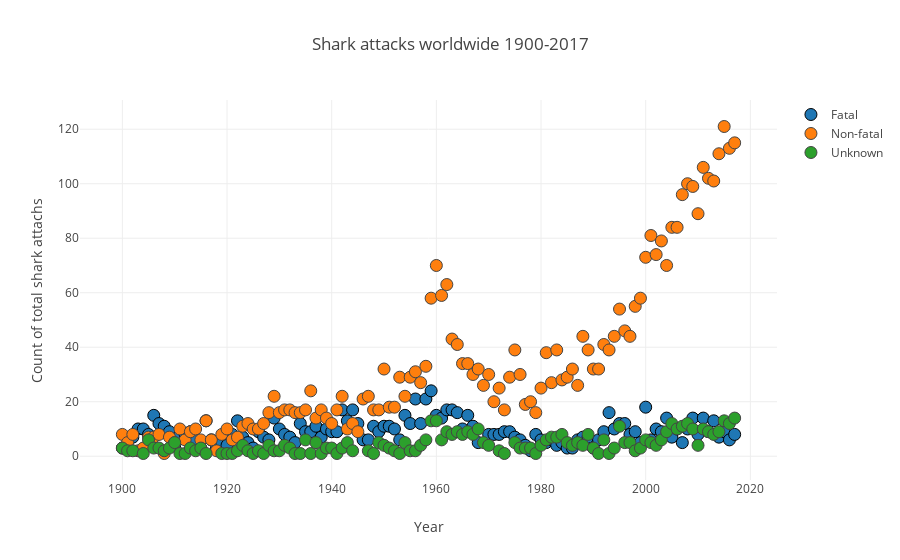

Notebook code for this chart:
### Code cell
fatal = go.Scatter(
    x = scatter.index,
    y = scatter['Fatal'],
    name = 'Fatal',
    mode = 'markers',
    marker = dict(
        size = 12,
        line = dict(
            width = 1,
            color = 'rgb(0, 0, 0)'
        )
    )
)

nonfatal = go.Scatter(
    x = scatter.index,
    y = scatter['Non-Fatal'],
    name = 'Non-fatal',
    mode = 'markers',
    marker = dict(
        size = 12,
        line = dict(
            width = 1,
        )
    )
)
fatality_na = go.Scatter(
    x = scatter.index,
    y = scatter['Unknown'],
    name = 'Unknown',
    mode = 'markers',
    marker = dict(
        size = 12,
        line = dict(
            width = 1,
        )
    )
)

data = [fatal, nonfatal, fatality_na]

layout = dict(title = 'Shark attacks worldwide 1900-2017',
              yaxis = dict(zeroline = False, title='Count of total shark attachs'),
              xaxis = dict(zeroline = False, title='Year')
             )

fig = go.Figure(data=data, layout=layout)
iplot(fig, filename = "Shark attacks scatter plot")

# plotly.offline.plot(data, filename='file.html') # creates html
# plotly.offline.plot(data, include_plotlyjs=False, output_type='div') # for jinja2 embeding

### Figure 1 — Plotly figure (JSON) as saved in the notebook; plotly's stock layout.template omitted (floating-point values rounded to 4 significant figures)
{"data": [{"marker": {"line": {"color": "rgb(0, 0, 0)", "width": 1}, "size": 12}, "mode": "markers", "name": "Fatal", "type": "scatter", "uid": "2a5622f6-a2c6-47c2-bd97-fd914d3e0457", "x": ["1900", "1901", "1902", "1903", "1904", "1905", "1906", "1907", "1908", "1909", "1910", "1911", "1912", "1913", "1914", "1915", "1916", "1917", "1918", "1919", "1920", "1921", "1922", "1923", "1924", "1925", "1926", "1927", "1928", "1929", "1930", "1931", "1932", "1933", "1934", "1935", "1936", "1937", "1938", "1939", "1940", "1941", "1942", "1943", "1944", "1945", "1946", "1947", "1948", "1949", "1950", "1951", "1952", "1953", "1954", "1955", "1956", "1957", "1958", "1959", "1960", "1961", "1962", "1963", "1964", "1965", "1966", "1967", "1968", "1969", "1970", "1971", "1972", "1973", "1974", "1975", "1976", "1977", "1978", "1979", "1980", "1981", "1982", "1983", "1984", "1985", "1986", "1987", "1988", "1989", "1990", "1991", "1992", "1993", "1994", "1995", "1996", "1997", "1998", "1999", "2000", "2001", "2002", "2003", "2004", "2005", "2006", "2007", "2008", "2009", "2010", "2011", "2012", "2013", "2014", "2015", "2016", "2017"], "y": [3, 3, 7, 10, 10, 8, 15, 12, 11, 9, 4, 8, 8, 9, 6, 3, 13, 6, 3, 5, 4, 8, 13, 7, 5, 3, 9, 7, 6, 14, 10, 8, 7, 5, 12, 9, 9, 11, 7, 10, 9, 9, 17, 13, 17, 12, 6, 6, 11, 9, 11, 11, 10, 6, 15, 12, 21, 12, 21, 24, 15, 14, 17, 17, 16, 10, 15, 11, 5, null, 8, 8, 8, 9, 9, 7, 6, 4, 2, 8, 6, 5, 6, 4, 5, 3, 3, 6, 7, 7, 3, 6, 9, 16, 10, 12, 12, 8, 9, 5, 18, 6, 10, 9, 14, 7, 10, 5, 10, 14, 8, 14, 9, 13, 7, 9, 6, 8]}, {"marker": {"line": {"width": 1}, "size": 12}, "mode": "markers", "name": "Non-fatal", "type": "scatter", "uid": "2e69a405-e3af-4007-8053-e90ca5384d16", "x": ["1900", "1901", "1902", "1903", "1904", "1905", "1906", "1907", "1908", "1909", "1910", "1911", "1912", "1913", "1914", "1915", "1916", "1917", "1918", "1919", "1920", "1921", "1922", "1923", "1924", "1925", "1926", "1927", "1928", "1929", "1930", "1931", "1932", "1933", "1934", "1935", "1936", "1937", "1938", "1939", "1940", "1941", "1942", "1943", "1944", "1945", "1946", "1947", "1948", "1949", "1950", "1951", "1952", "1953", "1954", "1955", "1956", "1957", "1958", "1959", "1960", "1961", "1962", "1963", "1964", "1965", "1966", "1967", "1968", "1969", "1970", "1971", "1972", "1973", "1974", "1975", "1976", "1977", "1978", "1979", "1980", "1981", "1982", "1983", "1984", "1985", "1986", "1987", "1988", "1989", "1990", "1991", "1992", "1993", "1994", "1995", "1996", "1997", "1998", "1999", "2000", "2001", "2002", "2003", "2004", "2005", "2006", "2007", "2008", "2009", "2010", "2011", "2012", "2013", "2014", "2015", "2016", "2017"], "y": [8, 5, 8, 2, 3, 7, 7, 8, 1, 7, 5, 10, 6, 9, 10, 6, 13, 6, 2, 8, 10, 6, 7, 11, 12, 10, 10, 12, 16, 22, 16, 17, 17, 16, 16, 17, 24, 14, 17, 14, 12, 17, 22, 10, 12, 9, 21, 22, 17, 17, 32, 18, 18, 29, 22, 29, 31, 27, 33, 58, 70, 59, 63, 43, 41, 34, 34, 30, 32, 26, 30, 20, 25, 17, 29, 39, 30, 19, 20, 16, 25, 38, 27, 39, 28, 29, 32, 26, 44, 39, 32, 32, 41, 39, 44, 54, 46, 44, 55, 58, 73, 81, 74, 79, 70, 84, 84, 96, 100, 99, 89, 106, 102, 101, 111, 121, 113, 115]}, {"marker": {"line": {"width": 1}, "size": 12}, "mode": "markers", "name": "Unknown", "type": "scatter", "uid": "e317d84f-22ce-4774-8d0f-14b3c763de95", "x": ["1900", "1901", "1902", "1903", "1904", "1905", "1906", "1907", "1908", "1909", "1910", "1911", "1912", "1913", "1914", "1915", "1916", "1917", "1918", "1919", "1920", "1921", "1922", "1923", "1924", "1925", "1926", "1927", "1928", "1929", "1930", "1931", "1932", "1933", "1934", "1935", "1936", "1937", "1938", "1939", "1940", "1941", "1942", "1943", "1944", "1945", "1946", "1947", "1948", "1949", "1950", "1951", "1952", "1953", "1954", "1955", "1956", "1957", "1958", "1959", "1960", "1961", "1962", "1963", "1964", "1965", "1966", "1967", "1968", "1969", "1970", "1971", "1972", "1973", "1974", "1975", "1976", "1977", "1978", "1979", "1980", "1981", "1982", "1983", "1984", "1985", "1986", "1987", "1988", "1989", "1990", "1991", "1992", "1993", "1994", "1995", "1996", "1997", "1998", "1999", "2000", "2001", "2002", "2003", "2004", "2005", "2006", "2007", "2008", "2009", "2010", "2011", "2012", "2013", "2014", "2015", "2016", "2017"], "y": [3, 2, 2, null, 1, 6, 3, 3, 2, 3, 5, 1, 1, 3, 2, 3, 1, null, null, 1, 1, 1, 2, 4, 2, 1, 2, 1, 4, 2, 2, 4, 3, 1, 1, 6, 1, 5, 1, 3, 3, 1, 3, 5, 2, null, null, 2, 1, 5, 4, 3, 2, 1, 5, 2, 2, 4, 6, 13, 13, 6, 9, 8, 9, 8, 9, 8, 10, 5, 4, null, 2, 1, null, 5, 3, 3, 3, 1, 4, 6, 7, 7, 8, 5, 4, 5, 4, 8, 3, 1, 6, 1, 3, 11, 5, 5, 2, 3, 6, 5, 4, 6, 9, 12, 10, 11, 12, 10, 4, 10, 9, 8, 9, 13, 12, 14]}], "layout": {"title": {"text": "Shark attacks worldwide 1900-2017"}, "xaxis": {"title": {"text": "Year"}, "zeroline": false}, "yaxis": {"title": {"text": "Count of total shark attachs"}, "zeroline": false}}}
